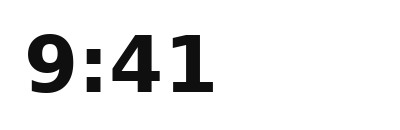
#> input picture assets/frames/status-bar-time-dark.png, 400 x 130 px
$ python -i build_device_still.py   (imports and definitions only)
#> lines starting #> are read from the running program, lines starting #| are printed output that depends on the picture; after the words box and inside, x2 and y2 are one past the last pixel; in counts of white or black regions, pixels touching at a corner belong together
#> in compose_laptop_flat, `canvas = Image.new("RGBA", MACBOOK_NATIVE, (0, 0, 0, 0))`: canvas: PIL image 2011x1171 RGBA; every value is 0
"""
build_device_still.py — canonical script for the still-image device mockups
(cover.png, {slug}-preview.png) that this project's SKILL.md previously
described as "Playwright/PIL compositing at the calibrated screen-region
coordinates... not via frame_video.py (that's video-only)" without actually
naming a reusable script for it — every run redid this ad hoc. This is that
script, going forward.

Reuses frame_video.py's calibrated placement math (compute_placement,
MACBOOK_NATIVE/SCREEN, IPHONE_NATIVE/SCREEN, make_background) so stills and
video stay visually consistent, and status_bar_util.py for the mobile status
bar overlay (added 2026-07-29 — see that module's docstring for why).

STYLE PRESETS (added 2026-07-29 PM, Ridwan's 3rd follow-up same day). Ridwan
shared two reference sprite sheets ("Double Screen Template.png" / "Triple
Screen Template.png", 8 arrangement styles each, saved at the project root)
showing the phone-mockup arrangement GEOMETRIES he wants this skill to keep
reusing — not the reference images themselves (they carry unrelated brand
content), just their positional/rotation/scale patterns. His instruction:
always build multi-phone previews using one of those 16 styles, freely using
either 2 or 3 phones, on either the koolestpro brand gradient or a plain
color — but ALWAYS keep the notch-flanking status bar design. STYLE_PRESETS
below distills the 16 reference tiles down to 8 reusable geometric
archetypes (some tiles are minor variations of the same underlying pattern):

  flat_even_2      <- reference "double" tile 1          (equal-size flat pair)
  flat_stagger_2   <- reference "double" tiles 2,5,6,8    (scale/height staggered flat pair)
  crossed_2        <- reference "double" tile 3           (angled pair, crossing, moderate scale)
  crossed_2_large  <- reference "double" tiles 4,7        (angled pair, crossing, large/tighter scale)
  flat_even_3      <- reference "triple" tile 1           (equal-size flat row of 3)
  flat_arc_3       <- reference "triple" tiles 2,3,5,6    (arc/stagger of 3, center prominent)
  fanned_stack_3   <- reference "triple" tiles 7,8        (overlapping card-fan stack of 3)
  angled_trio      <- this skill's original hardcoded 3-phone layout, kept as
                       its own selectable preset (also a valid reference-
                       matching arrangement) rather than discarded
  flat_packed_2    <- added 2026-07-31 PM, a 3rd reference image (flat, even,
                       big, tightly packed, "taking almost all the image
                       space") — flat_even_2's scale/spacing read too small
                       and too spread out against this new bar. Prefer this
                       over flat_even_2 whenever a big fill-the-frame look is
                       wanted; pass a narrower --width for a true packed look
                       since 2 phones can't fill a wide canvas's width alone.
  flat_packed_3    <- same fix, 3-phone case. Prefer over flat_even_3 by
                       default now — scale ~1.0 (92% of canvas height) with
                       tight cx spacing (~7-8% gap vs flat_even_3's ~13-14%).
  flat_packed_4    <- the 9th style, added 2026-09-12 for the Monthly Template
                       Showcase. 4 phones in a packed row (home hero / mid
                       section / range / product). scale 0.88 on the 2880x1800
                       canvas so 4 phones fit without clipping.

Three build modes:
  single   — one device (laptop or mobile), screenshot inside, on the brand
             gradient (or plain-color) background.
  cover    — laptop + phone together (the "{slug} cover.png" deliverable).
  preview  — 2 to 4 phone frames per a chosen STYLE_PRESET, each usually at a
             different scroll depth (the "{slug}-preview.png" deliverable).

Usage:
  python3 build_device_still.py single --device mobile --screenshot shot.png --output out.png --width 1440 --height 1080
  python3 build_device_still.py cover --screenshot-laptop desktop.png --screenshot-mobile mobile.png --output cover.png --width 1440 --height 1080
  python3 build_device_still.py preview --style flat_stagger_2 --screenshot shot1.png --screenshot shot2.png --output preview.png --width 2880 --height 1800
  python3 build_device_still.py preview --style fanned_stack_3 --screenshot shot1.png --screenshot shot2.png --screenshot shot3.png --output preview.png
  python3 build_device_still.py preview --style flat_packed_4 --screenshot shot1.png --screenshot shot2.png --screenshot shot3.png --screenshot shot4.png --output preview4.png
  python3 build_device_still.py preview --list-styles
"""

import argparse
import tempfile
from pathlib import Path

from PIL import Image, ImageOps

import status_bar_util as sbu
from frame_video import (
    FRAMES_DIR, MACBOOK_NATIVE, MACBOOK_SCREEN, IPHONE_NATIVE, IPHONE_SCREEN,
    make_background, compute_placement, overlap_cover_geometry,
)

# ---------------------------------------------------------------------------
# STYLE_PRESETS — see module docstring for the reference-tile mapping.
# Each phone entry: cx/cy = center position as a fraction of canvas size,
# scale = fraction of the max phone height the canvas allows, rotate = degrees
# (matches _paste_scaled's rotate_deg), z = paint order (lower first).
# ---------------------------------------------------------------------------
# FIXED 2026-07-31 (Ridwan reviewed the first halos_pdp-01 run against his own
# reference tiles and flagged this directly): every preset below used to vary
# `scale` per phone (e.g. a bigger "hero" phone in the center of an arc, or a
# bigger front phone in a fan stack). Cropping the actual reference sprite
# sheets ("Double Screen Template.png" / "Triple Screen Template.png") into
# their 16 individual tiles and inspecting them directly shows every single
# tile uses IDENTICAL phone size within that arrangement — only position
# (cx/cy offset, overlap) and rotation vary, never scale. Every preset here now
# uses one shared `scale` per preset, not a per-phone value.
STYLE_PRESETS = {
    "flat_even_2": {
        "count": 2,
        "scale": 0.86,
        "phones": [
            {"cx": 0.30, "cy": 0.50, "rotate": 0, "z": 0},
            {"cx": 0.70, "cy": 0.50, "rotate": 0, "z": 1},
        ],
    },
    "flat_stagger_2": {
        "count": 2,
        "scale": 0.86,
        "phones": [
            {"cx": 0.33, "cy": 0.60, "rotate": 0, "z": 1},
            {"cx": 0.70, "cy": 0.40, "rotate": 0, "z": 0},
        ],
    },
    "crossed_2": {
        "count": 2,
        "scale": 0.86,
        "phones": [
            {"cx": 0.40, "cy": 0.48, "rotate": -9, "z": 0},
            {"cx": 0.60, "cy": 0.52, "rotate": 9, "z": 1},
        ],
    },
    "crossed_2_large": {
        "count": 2,
        "scale": 1.05,
        "phones": [
            {"cx": 0.37, "cy": 0.50, "rotate": -8, "z": 0},
            {"cx": 0.63, "cy": 0.50, "rotate": 8, "z": 1},
        ],
    },
    "flat_even_3": {
        "count": 3,
        "scale": 0.62,
        "phones": [
            {"cx": 0.20, "cy": 0.50, "rotate": 0, "z": 0},
            {"cx": 0.50, "cy": 0.50, "rotate": 0, "z": 1},
            {"cx": 0.80, "cy": 0.50, "rotate": 0, "z": 0},
        ],
    },
    "flat_arc_3": {
        "count": 3,
        "scale": 0.62,
        "phones": [
            {"cx": 0.22, "cy": 0.44, "rotate": 0, "z": 0},
            {"cx": 0.50, "cy": 0.56, "rotate": 0, "z": 2},
            {"cx": 0.78, "cy": 0.44, "rotate": 0, "z": 1},
        ],
    },
    "fanned_stack_3": {
        "count": 3,
        "scale": 0.62,
        "phones": [
            {"cx": 0.41, "cy": 0.52, "rotate": -7, "z": 0},
            {"cx": 0.50, "cy": 0.50, "rotate": 0, "z": 2},
            {"cx": 0.59, "cy": 0.52, "rotate": 7, "z": 1},
        ],
    },
    "angled_trio": {
        "count": 3,
        "scale": 0.66,
        "phones": [
            {"cx": 0.24, "cy": 0.52, "rotate": -10, "z": 0},
            {"cx": 0.50, "cy": 0.54, "rotate": 0, "z": 2},
            {"cx": 0.77, "cy": 0.50, "rotate": 10, "z": 1},
        ],
    },
    # FIXED 2026-07-31 PM: Ridwan shared a THIRD reference image (3 flat, even
    # phones, no rotation) and flagged that the existing presets read too
    # small and too spread out — "bigger and closely packed... taking almost
    # all the image space." Measured against the 2880x1800 canvas this
    # project's CLAUDE.md documents as the correct `{slug}-preview.png`
    # dimension: flat_even_3's scale=0.62 only fills ~57% of canvas height
    # and leaves a ~13.5%-of-width gap between adjacent phones — nowhere
    # near "almost all the image space." These two new presets keep the same
    # 2880x1800 canvas (that dimension was already correct, the phones
    # inside it were just too small/spread out) but push scale to ~1.0 (92%
    # of canvas height, the same ceiling every other preset's base_scale
    # already uses) and tighten cx spacing so the gap between phones drops
    # to ~7-8% of canvas width instead of ~13-14%. Prefer these over
    # flat_even_2/flat_even_3 whenever "big, fills the frame" is the goal —
    # flat_even_2/3 are kept only for a deliberately smaller/airier look.
    # FIXED 2026-07-31 PM (2nd follow-up same day): the first flat_packed_2/3
    # cut had the spacing backwards — thin outer margins (~2.5%) and WIDE
    # gaps between adjacent phones (~7.6%). Ridwan's exact correction: "space
    # around, or narrow gap between the devices, and then some space at the
    # right and left" — i.e. the reverse. Outer margins are now the bigger
    # number, inter-phone gaps are the thin one (roughly margin ~7-7.5% vs
    # gap ~2.5-3% for the 3-phone case). Phone scale itself is unchanged
    # (still maxed at ~92% of canvas height) — only how the leftover width is
    # distributed changed.
    #
    # Note on flat_packed_2's numbers: build_preview's scale is height-driven
    # (base_scale = canvas_h*0.92 / 974) regardless of phone count, so on a
    # wide 2880-width canvas 2 phones alone can't consume as much width as 3
    # can without exceeding the height ceiling and clipping top/bottom. For a
    # genuinely "packed" 2-phone look, pass a narrower --width at call time
    # (CLAUDE.md's own preview.png spec already says "or narrower for a
    # 2-phone style") rather than expecting this preset alone to fill a full
    # 2880-wide canvas — the cx spacing below is tuned to look packed at
    # whatever width is passed in, not tied to one fixed canvas size.
    "flat_packed_2": {
        "count": 2,
        "scale": 0.95,
        "phones": [
            {"cx": 0.326, "cy": 0.50, "rotate": 0, "z": 0},
            {"cx": 0.674, "cy": 0.50, "rotate": 0, "z": 1},
        ],
    },
    "flat_packed_3": {
        "count": 3,
        "scale": 1.0,
        "phones": [
            {"cx": 0.208, "cy": 0.50, "rotate": 0, "z": 0},
            {"cx": 0.500, "cy": 0.50, "rotate": 0, "z": 1},
            {"cx": 0.792, "cy": 0.50, "rotate": 0, "z": 0},
        ],
    },
    # flat_packed_4 <- the 9th style, added 2026-09-12 for the Monthly Template
    # Showcase (a 4-screen strip: e.g. home hero, a mid-page section, range,
    # product). Same "outer margins bigger than inter-phone gaps" rule as
    # flat_packed_2/3 — because 4 phones can't sit at flat_packed_3's scale=1.0
    # on a 2880-wide canvas without clipping, scale drops to 0.88 (phone width
    # ~673px, outer margin ~55px vs ~25px gaps). Anything narrower than
    # ~2400px will make the phones small; keep the 2880x1800 canvas.
    "flat_packed_4": {
        "count": 4,
        "scale": 0.88,
        "phones": [
            {"cx": 0.136, "cy": 0.50, "rotate": 0, "z": 0},
            {"cx": 0.379, "cy": 0.50, "rotate": 0, "z": 1},
            {"cx": 0.621, "cy": 0.50, "rotate": 0, "z": 2},
            {"cx": 0.864, "cy": 0.50, "rotate": 0, "z": 3},
        ],
    },
    # fanned_stack_4 <- the 10th style, added 2026-09-12 for the MONTHLY recap
    # (Ridwan's "HIGH CONVERTING PAGES" reference: four builds overlapping in a
    # fanned, angled stack). RETUNED 2026-09-13: the first cut spread the phones
    # too wide and small (cluster aspect ~1.6), so on a square recap sheet the
    # phones filled the width but left a big empty band at the bottom. Pulled the
    # cx spread in and raised the scale so the cluster is taller (~1.14 aspect),
    # which fills a square frame properly. Phones overlap deliberately.
    "fanned_stack_4": {
        "count": 4,
        "scale": 0.96,
        "phones": [
            {"cx": 0.345, "cy": 0.505, "rotate": -12, "z": 0},
            {"cx": 0.450, "cy": 0.500, "rotate": -4, "z": 1},
            {"cx": 0.550, "cy": 0.500, "rotate": 4, "z": 2},
            {"cx": 0.655, "cy": 0.505, "rotate": 12, "z": 3},
        ],
    },
}

# Reference lavender canvas color sampled directly from Ridwan's own
# "Double Screen Template.png" tile 1 (row 200, x 150-1700 averaged ~
# rgb(220,225,238)) — offered as the default --bg-color for --bg-mode plain,
# since it's a real color he's already shown us working, not a guess.
REFERENCE_PLAIN_BG = (222, 226, 239)


# [5 lines left out: function _style_default_for_count, not called in this run]


def _fit_screenshot(screenshot_path, size):
    """Cover-fit a screenshot into `size`, anchored to the TOP (hero content
    matters more than whatever's cut off at the bottom of a taller shot)."""
#> called with size = (1613, 974)
    img = Image.open(screenshot_path).convert("RGB")
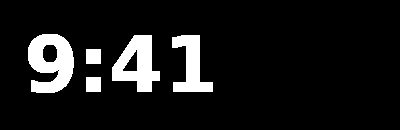
#> img: PIL image 400x130 RGB; values 0 (black) and 15 (white), 9.7% white; 5 white regions, box (x1, y1, x2, y2) and area: (28, 34, 74, 93) 1835, (112, 35, 160, 92) 1554, (172, 35, 213, 92) 1214, (86, 49, 101, 64) 225, (86, 77, 101, 92) 225
    return ImageOps.fit(img, size, method=Image.LANCZOS, centering=(0.5, 0.0))
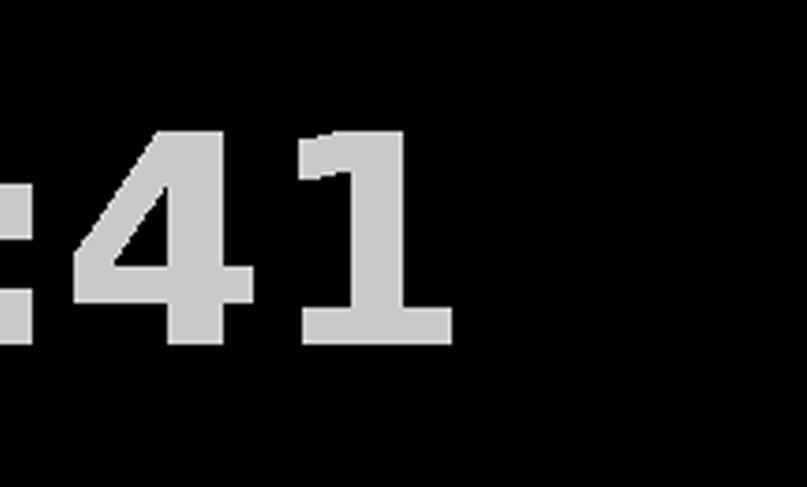
#> returned value: PIL image 1613x974 RGB (shown at 1/2 size); min 0, max 19, mean 1.65; drawn with min black and max white


# [16 lines left out: function _make_canvas_background, not called in this run]


def compose_laptop_flat(screenshot_path):
    """Returns an RGBA image at MACBOOK_NATIVE size: screenshot inside the
    calibrated screen rect, bezel on top. No status bar (desktop only)."""
    canvas = Image.new("RGBA", MACBOOK_NATIVE, (0, 0, 0, 0))
    x0, y0, x1, y1 = MACBOOK_SCREEN
    shot = _fit_screenshot(screenshot_path, (x1 - x0, y1 - y0)).convert("RGBA")
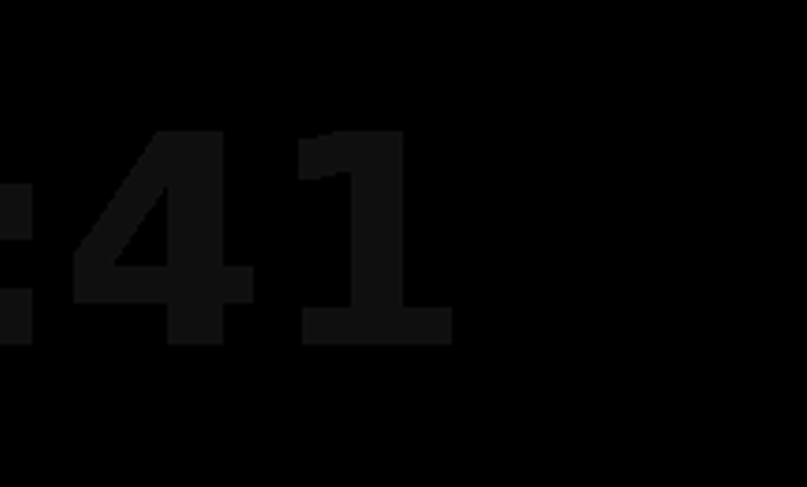
#> shot: PIL image 1613x974 RGBA (shown at 1/2 size); mean R, G, B, A 1.6, 1.6, 1.6, 255
    canvas.alpha_composite(shot, (x0, y0))
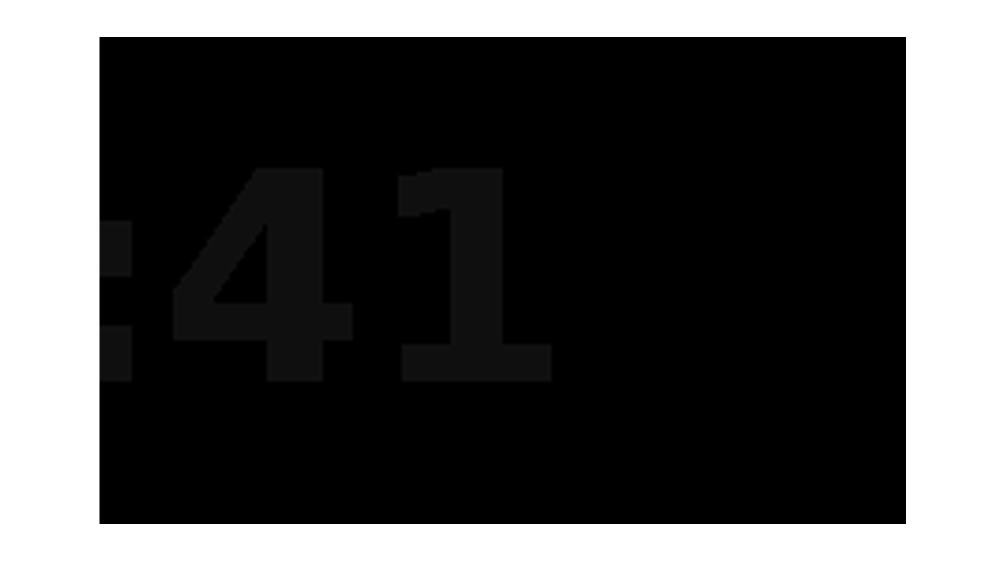
#> canvas: PIL image 2011x1171 RGBA (shown at 1/2 size); mean R, G, B, A 1.1, 1.1, 1.1, 170.1; transparent parts drawn white
    bezel = Image.open(FRAMES_DIR / "macbook-pro.png").convert("RGBA")
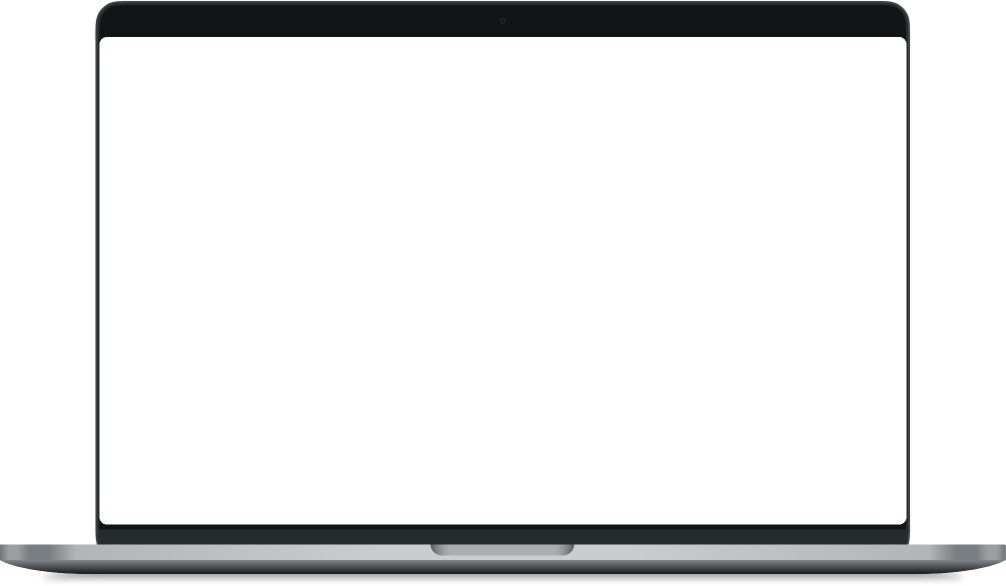
#> input picture assets/frames/macbook-pro.png, 2011 x 1171 px (shown at 1/2 size)
#> bezel is the input picture: PIL image 2011x1171 RGBA; mean R, G, B, A 20.9, 23.4, 23.8, 34.5
    if bezel.size != MACBOOK_NATIVE:
        bezel = bezel.resize(MACBOOK_NATIVE, Image.LANCZOS)
    canvas.alpha_composite(bezel, (0, 0))
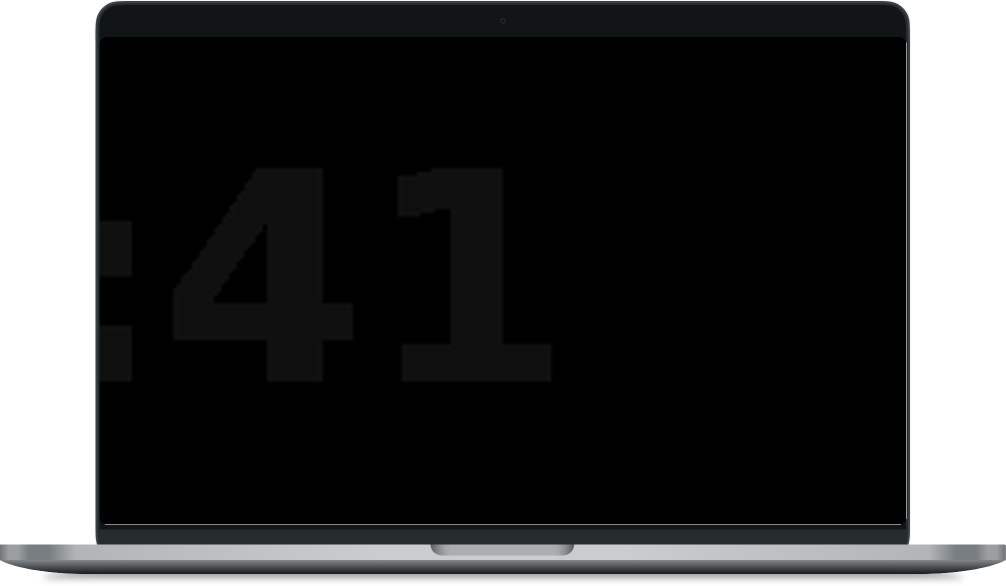
#> canvas: PIL image 2011x1171 RGBA (shown at 1/2 size); mean R, G, B, A 10, 10.5, 10.8, 204.6; transparent parts drawn white
    return canvas


# [117 lines left out: functions compose_mobile_flat, _paste_scaled, build_single, build_cover, build_preview, not called in this run]


# [51 lines not run here, left out]

>>> result = compose_laptop_flat('../../../../assets/frames/status-bar-time-dark.png')
